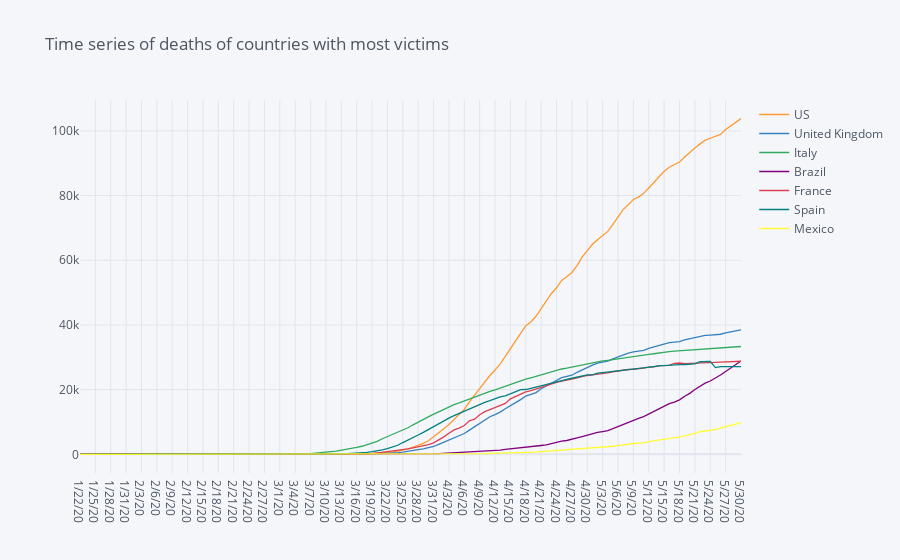

Notebook code cell kept with this figure:
### Code cell
ts_country = df_death.drop(columns = ['Lat', 'Long', 'Province/State'])
ts_country = ts_country.groupby(['Country']).sum()

#get countries with most cases on last date in dataframe
ts_country = ts_country.sort_values(by = ts_country.columns[-1], ascending = False).head(7)
#drop last date as not always updated
ts_country.drop(ts_country.columns[len(ts_country.columns)-1], axis=1, inplace=True)

ts_country.transpose().iplot(title = 'Time series of deaths of countries with most victims')

### Figure 1 — Plotly figure (JSON) as saved in the notebook; plotly's stock layout.template omitted (floating-point values rounded to 4 significant figures; data arrays with more than 128 entries replaced by an {"elided": "..."} marker saying what was removed)
{"data": [{"line": {"color": "rgba(255, 153, 51, 1.0)", "dash": "solid", "shape": "linear", "width": 1.3}, "mode": "lines", "name": "US", "text": "", "type": "scatter", "x": {"elided": "130 str values"}, "y": {"elided": "130 int values"}}, {"line": {"color": "rgba(55, 128, 191, 1.0)", "dash": "solid", "shape": "linear", "width": 1.3}, "mode": "lines", "name": "United Kingdom", "text": "", "type": "scatter", "x": {"elided": "130 str values"}, "y": {"elided": "130 int values"}}, {"line": {"color": "rgba(50, 171, 96, 1.0)", "dash": "solid", "shape": "linear", "width": 1.3}, "mode": "lines", "name": "Italy", "text": "", "type": "scatter", "x": {"elided": "130 str values"}, "y": {"elided": "130 int values"}}, {"line": {"color": "rgba(128, 0, 128, 1.0)", "dash": "solid", "shape": "linear", "width": 1.3}, "mode": "lines", "name": "Brazil", "text": "", "type": "scatter", "x": {"elided": "130 str values"}, "y": {"elided": "130 int values"}}, {"line": {"color": "rgba(219, 64, 82, 1.0)", "dash": "solid", "shape": "linear", "width": 1.3}, "mode": "lines", "name": "France", "text": "", "type": "scatter", "x": {"elided": "130 str values"}, "y": {"elided": "130 int values"}}, {"line": {"color": "rgba(0, 128, 128, 1.0)", "dash": "solid", "shape": "linear", "width": 1.3}, "mode": "lines", "name": "Spain", "text": "", "type": "scatter", "x": {"elided": "130 str values"}, "y": {"elided": "130 int values"}}, {"line": {"color": "rgba(255, 255, 51, 1.0)", "dash": "solid", "shape": "linear", "width": 1.3}, "mode": "lines", "name": "Mexico", "text": "", "type": "scatter", "x": {"elided": "130 str values"}, "y": {"elided": "130 int values"}}], "layout": {"legend": {"bgcolor": "#F5F6F9", "font": {"color": "#4D5663"}}, "paper_bgcolor": "#F5F6F9", "plot_bgcolor": "#F5F6F9", "title": {"font": {"color": "#4D5663"}, "text": "Time series of deaths of countries with most victims"}, "xaxis": {"gridcolor": "#E1E5ED", "showgrid": true, "tickfont": {"color": "#4D5663"}, "title": {"font": {"color": "#4D5663"}, "text": ""}, "zerolinecolor": "#E1E5ED"}, "yaxis": {"gridcolor": "#E1E5ED", "showgrid": true, "tickfont": {"color": "#4D5663"}, "title": {"font": {"color": "#4D5663"}, "text": ""}, "zerolinecolor": "#E1E5ED"}}}
